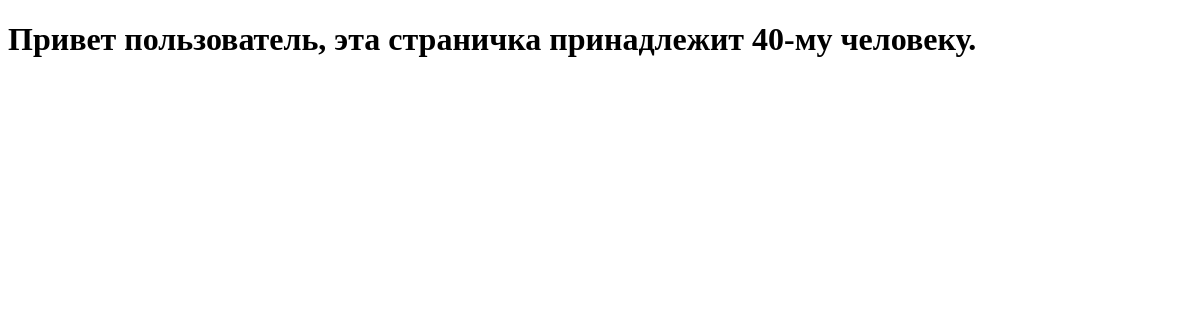
The page /persons/40/ on the database as committed earlier.
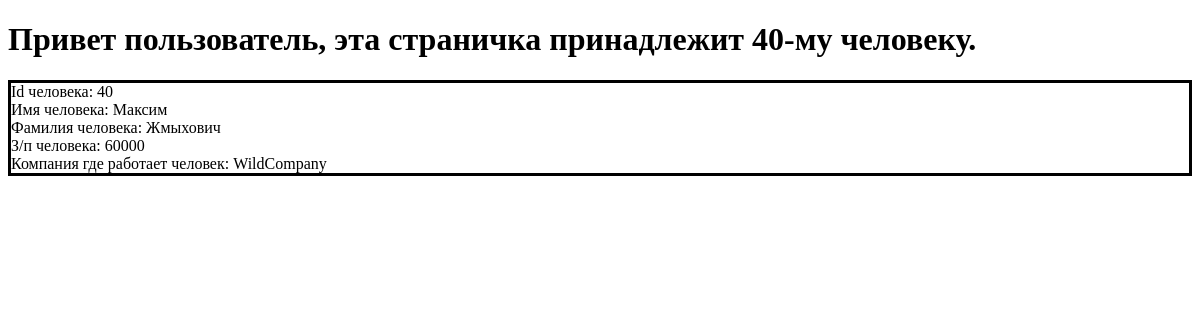
The same page on the database as committed later.
### Myapp1/models.py (models this page shows, shortened)
class Person(models.Model):
    first_name = models.CharField(max_length=30, blank=False)
    last_name = models.CharField(max_length=30, blank=False)
    salary = models.IntegerField(default=25000, blank=False)
    company = models.CharField(max_length=25)
    user = models.ForeignKey(User, verbose_name='Пользователь', default=2, on_delete=models.CASCADE )

### Myapp1/views.py (the view)
# urls.py: path('persons/<int:personsid>/', PersonPage, name='persons'),
def PersonPage(request, personsid):
    title = "Персональная страница"
    user_info = Person.objects.filter(id=personsid)
    idis = personsid
    return render(request, 'PersonsPage.html', locals())

### templates/PersonsPage.html (shortened to what this page needs)
{% extends 'base.html'%}
{% block content %}
<h1>Привет пользователь, эта страничка принадлежит {{idis}}-му человеку.</h1>
{% for i in user_info %}
<tr class='success'> <div class="users-info">
    <td>Id человека: {{ i.id }}</td><br>
    <td>Имя человека: {{ i.first_name }}</td><br>
    <td>Фамилия человека: {{ i.last_name }}</td><br>
    <td>З/п человека: {{ i.salary }}</td><br>
    <td>Компания где работает человек: {{ i.company }}</td><br>
</tr></div>
    {% endfor %}
{% endblock %}

Rows that differ between the two databases and show on the page:
added Person: id "40", first_name "Максим", last_name "Жмыхович", salary "60000", company "WildCompany"
